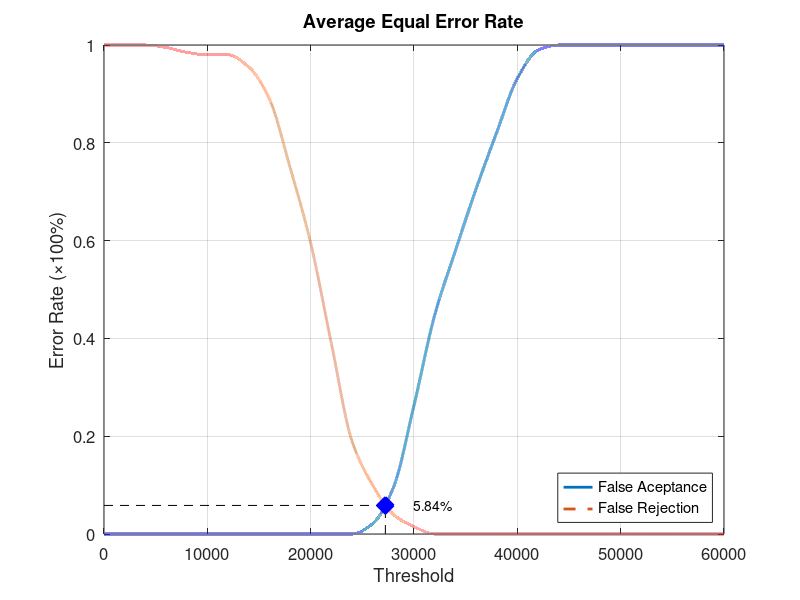
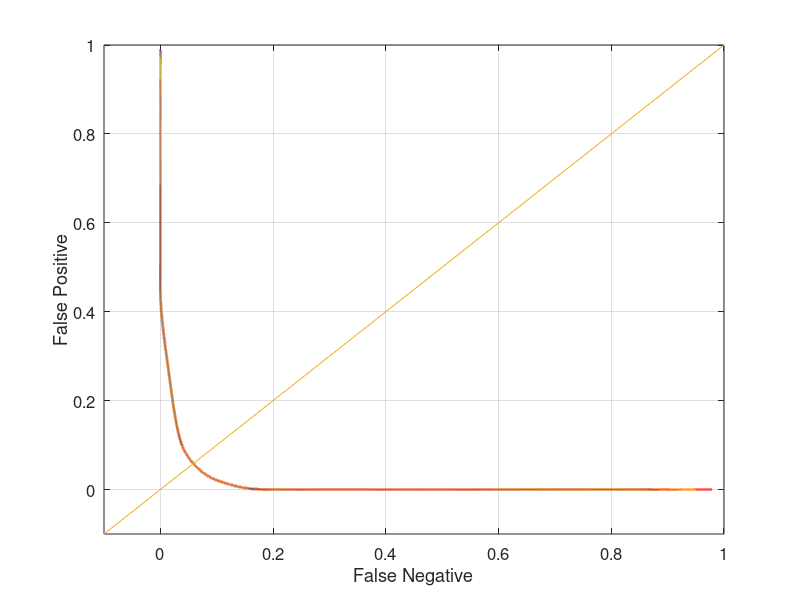

The MATLAB script that drew these images, in order:
function yEER = Database4_3
close all;
clear;
clc;
x = 0:2000:60000;
xq = 0:0.5:60000;

y0 = [0 0 0 0 0 0 0 0 0 0 0 0 0 0.0210526 0.0947368 0.263158 0.447368 0.578947 0.705263 0.821053 0.931579 0.989474 1 1 1 1 1 1 1 1 1];
yy0 = interp1(x, y0, xq, 'pchip');
y1 = [1 1 1 0.995 0.985 0.98 0.98 0.955 0.89 0.75 0.595 0.39 0.19 0.1 0.04 0.015 0 0 0 0 0 0 0 0 0 0 0 0 0 0 0];
yy1 = interp1(x, y1, xq, 'pchip');

% Calculating EER: 
y2 = abs(y0 - y1);
find(y2 == min(y2))
yy2 = abs(yy0 - yy1);
xEER = find(yy2 == min(yy2));
xEERIndex = xq(xEER) % X-axis EER
yEER = yy0(xEER) % Y-axis EER

main = figure
plot(xq, yy0,'-','LineWidth', 2);	hold on
plot(xq, yy1,'--','LineWidth', 2);	hold on
plot([xEERIndex xEERIndex], [0 yEER], 'k--');	hold on
plot([0 xEERIndex], [yEER yEER], 'k--');	hold on
plot(xEERIndex, yEER, 'bx', 'LineWidth', 10);	hold on
text(xEERIndex + 10 * xEERIndex / 100, yEER, [num2str(round((10000 * yEER)) / 100) '%'])
legend('False Aceptance', 'False Rejection', 'Location', 'SouthEast')
xlabel('Threshold')
ylabel('Error Rate (\times100%)')
title('Average Equal Error Rate')
set(gca, 'FontSize', 12)
axis([0 60000 0 1])
grid on

print(main, 'Database4_3Main', '-dpng');
FNRxFPR = figure('Color', [1 1 1]);
plot(yy1, yy0, '-', yy1, yy0, 'LineWidth', 2);
hold on
y = -0.1:0.1:1
plot(y, y); 
set(gca, 'FontSize', 12)
xlabel('False Negative')
ylabel('False Positive')
axis([-0.1 1 -0.1 1])
set(gca, 'FontSize', 12)
grid on

print(FNRxFPR, 'Database4_3FNRxFPR','-dpng');
end
